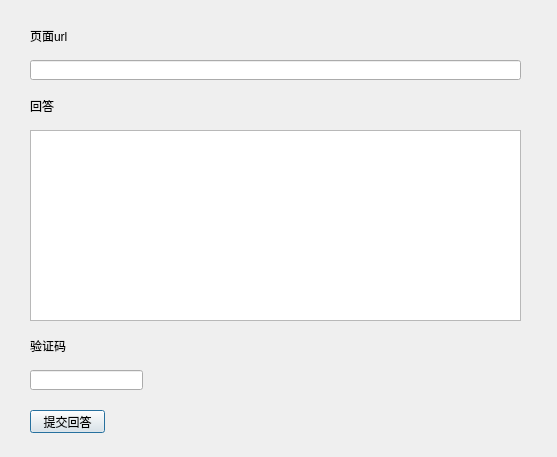
<?xml version="1.0" encoding="UTF-8"?>
<ui version="4.0">
 <class>Dialog</class>
 <widget class="QDialog" name="Dialog">
  <property name="geometry">
   <rect>
    <x>0</x>
    <y>0</y>
    <width>557</width>
    <height>457</height>
   </rect>
  </property>
  <property name="windowTitle">
   <string>知道-回答</string>
  </property>
  <widget class="QLabel" name="label">
   <property name="geometry">
    <rect>
     <x>30</x>
     <y>30</y>
     <width>54</width>
     <height>12</height>
    </rect>
   </property>
   <property name="text">
    <string>页面url</string>
   </property>
  </widget>
  <widget class="QLineEdit" name="qid">
   <property name="geometry">
    <rect>
     <x>30</x>
     <y>60</y>
     <width>491</width>
     <height>20</height>
    </rect>
   </property>
  </widget>
  <widget class="QLabel" name="label_2">
   <property name="geometry">
    <rect>
     <x>30</x>
     <y>100</y>
     <width>54</width>
     <height>12</height>
    </rect>
   </property>
   <property name="text">
    <string>回答</string>
   </property>
  </widget>
  <widget class="QTextEdit" name="content">
   <property name="geometry">
    <rect>
     <x>30</x>
     <y>130</y>
     <width>491</width>
     <height>191</height>
    </rect>
   </property>
  </widget>
  <widget class="QLabel" name="label_3">
   <property name="geometry">
    <rect>
     <x>30</x>
     <y>340</y>
     <width>54</width>
     <height>12</height>
    </rect>
   </property>
   <property name="text">
    <string>验证码</string>
   </property>
  </widget>
  <widget class="QLineEdit" name="vcode">
   <property name="geometry">
    <rect>
     <x>30</x>
     <y>370</y>
     <width>113</width>
     <height>20</height>
    </rect>
   </property>
  </widget>
  <widget class="QPushButton" name="pushButton">
   <property name="geometry">
    <rect>
     <x>30</x>
     <y>410</y>
     <width>75</width>
     <height>23</height>
    </rect>
   </property>
   <property name="text">
    <string>提交回答</string>
   </property>
  </widget>
  <widget class="QLabel" name="sImg">
   <property name="geometry">
    <rect>
     <x>210</x>
     <y>350</y>
     <width>100</width>
     <height>40</height>
    </rect>
   </property>
   <property name="text">
    <string/>
   </property>
  </widget>
 </widget>
 <resources/>
 <connections/>
</ui>
